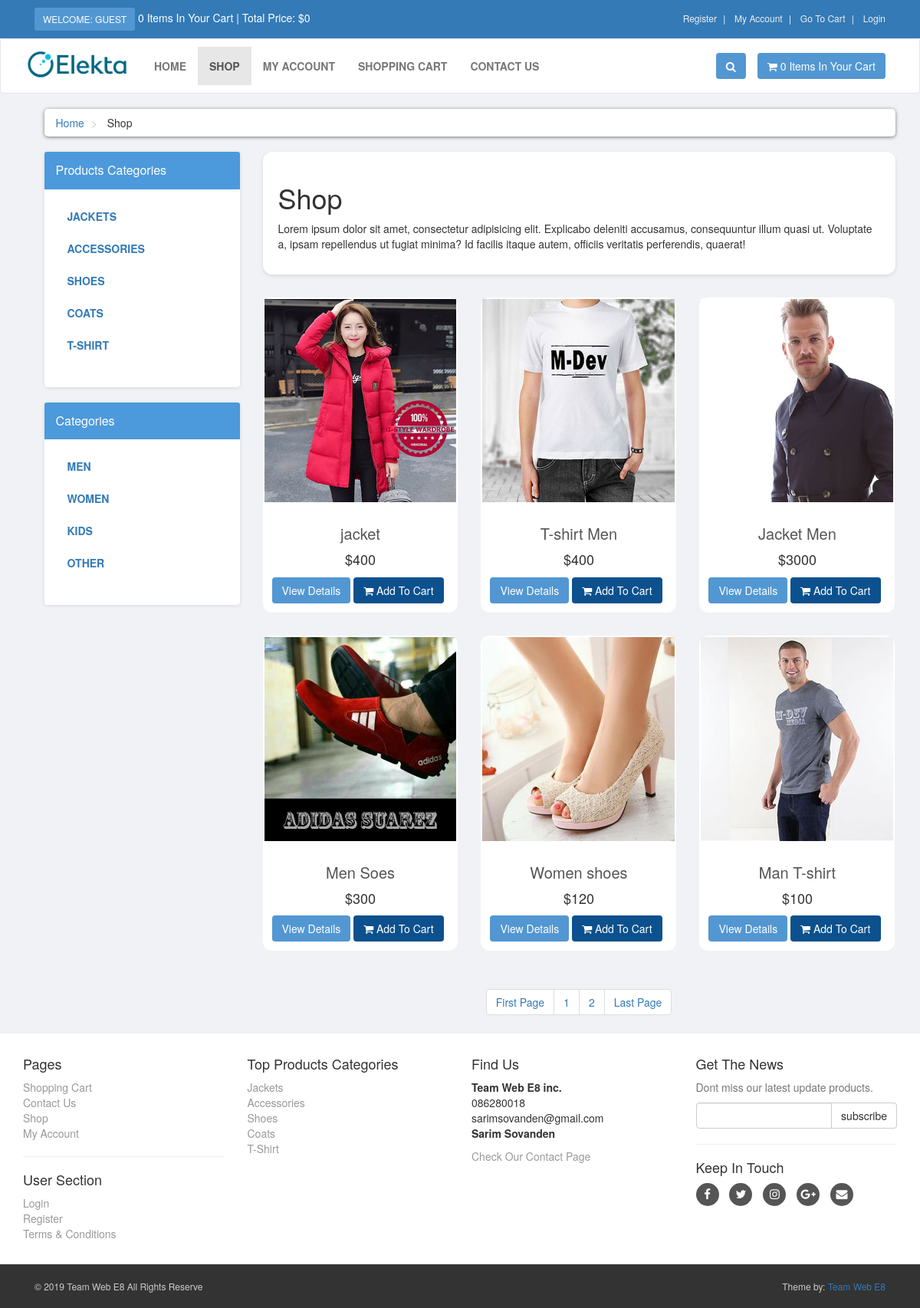
The page /shop.php on the database its author committed.
### tables this page shows
CREATE TABLE `product_categories` (
  `p_cat_id` int(10) NOT NULL,
  `p_cat_title` text NOT NULL,
  `p_cat_desc` text NOT NULL
);

CREATE TABLE `categories` (
  `cat_id` int(10) NOT NULL,
  `cat_title` text NOT NULL,
  `cat_desc` text NOT NULL
);

CREATE TABLE `products` (
  `product_id` int(10) NOT NULL,
  `p_cat_id` int(10) NOT NULL,
  `cat_id` int(10) NOT NULL,
  `date` timestamp NOT NULL DEFAULT current_timestamp() ON UPDATE current_timestamp(),
  `product_title` text NOT NULL,
  `product_img1` varchar(100) NOT NULL,
  `product_img2` varchar(100) NOT NULL,
  `product_img3` varchar(100) NOT NULL,
  `product_price` int(10) NOT NULL,
  `product_keywords` text NOT NULL,
  `product_desc` text NOT NULL
);

### shop.php (the view, shortened to what this page needs)
<?php
    include("includes/header.php");
?>
<div id="content">
    <div class="container">
        <div class="col-md-12">
            <ul class="breadcrumb">
                <li>
                    <a href="index.php">Home</a>
                </li>
                <li>
                    Shop
                </li>
            </ul>
        </div>
        <div class="col-md-3">
            <?php
    include("includes/sidebar.php");
    ?>
        </div>
        <div class="col-md-9">
            <?php
                if(!isset($_GET['p_cat'])){
                    if(!isset($_GET['cat'])){
                      echo "
                       <div class='box'>
                           <h1>Shop</h1>
                           <p>
                               Lorem ipsum dolor sit amet, consectetur adipisicing elit. Explicabo deleniti accusamus, consequuntur illum quasi ut. Voluptate a, ipsam repellendus ut fugiat minima? Id facilis itaque autem, officiis veritatis perferendis, quaerat!
                           </p>
                       </div>
                       ";
                    }
                   }
               ?>
            <div class="row">
                <?php
                        if(!isset($_GET['p_cat'])){
                         if(!isset($_GET['cat'])){
                            $per_page=6;
                            if(isset($_GET['page'])){
                                $page = $_GET['page'];
                            }else{
                                $page=1;
                            }
                            $start_from = ($page-1) * $per_page;
                            $get_products = "select * from products order by 1 DESC LIMIT $start_from,$per_page";
                            $run_products = mysqli_query($con,$get_products);
                            while($row_products=mysqli_fetch_array($run_products)){
                                $pro_id = $row_products['product_id'];
                                $pro_title = $row_products['product_title'];
                                $pro_price = $row_products['product_price'];
                                $pro_img1 = $row_products['product_img1'];
                                echo "
                                    <div class='col-md-4 col-sm-6 center-responsive'>
                                        <div class='product'>
                                            <a href='details.php?pro_id=$pro_id'>
                                                <img class='img-responsive img-zoom' src='admin_area/product_images/$pro_img1'>
                                            </a>
                                            <div class='text'>
                                                <h3>
                                                    <a href='details.php?pro_id=$pro_id'> $pro_title </a>
                                                </h3>
                                                <p class='price'>
                                                    $$pro_price
                                                </p>
                                                <p class='buttons'>
                                                    <a class='btn view-detail' href='details.php?pro_id=$pro_id'>
                                                        View Details
                                                    </a>
                                                    <a class='btn add-to-card' href='details.php?pro_id=$pro_id'>
                                                        <i class='fa fa-shopping-cart'></i> Add To Cart
                                                    </a>
                                                </p>
                                            </div>
                                        </div>
                                    </div>
                                ";
                        }
                   ?>
            </div>
            <center>
                <ul class="pagination">
                    <?php
                    $query = "select * from products";
                    $result = mysqli_query($con,$query);
                    $total_records = mysqli_num_rows($result);
                    $total_pages = ceil($total_records / $per_page);
                        echo "
                            <li>
                                <a href='shop.php?page=1'> ".'First Page'." </a>
                            </li>
                        ";
                        for($i=1; $i<=$total_pages; $i++){
                              echo "
                            <li>
                                <a href='shop.php?page=".$i."'> ".$i." </a>
                            </li>
                        ";
                        };
                        echo "
                            <li>
                                <a href='shop.php?page=$total_pages'> ".'Last Page'." </a>
                            </li>
                        ";
					    	}
						}
					 ?>
                </ul>
            </center>
        </div>
    </div>
</div>
<?php
    include("includes/footer.php");
    ?>
</body>
</html>

### functions/functions.php (shortened to what this page needs)
<?php
$db = mysqli_connect("localhost","root","","ecom_store");
function getRealIpUser(){
    switch(true){
            default : return $_SERVER['REMOTE_ADDR'];
    }
}
function getPCats(){
    global $db;
    $get_p_cats = "select * from product_categories";
    $run_p_cats = mysqli_query($db,$get_p_cats);
    while($row_p_cats=mysqli_fetch_array($run_p_cats)){
        $p_cat_id = $row_p_cats['p_cat_id'];
        $p_cat_title = $row_p_cats['p_cat_title'];
        echo "
            <li>
                <a href='shop.php?p_cat=$p_cat_id'> $p_cat_title </a>
            </li>
        ";
    }
}
function getCats(){
    global $db;
    $get_cats = "select * from categories";
    $run_cats = mysqli_query($db,$get_cats);
    while($row_cats=mysqli_fetch_array($run_cats)){
        $cat_id = $row_cats['cat_id'];
        $cat_title = $row_cats['cat_title'];
        echo "
            <li>
                <a href='shop.php?cat=$cat_id'> $cat_title </a>
            </li>
        ";
    }
}
function items(){
    global $db;
    $ip_add = getRealIpUser();
    $get_items = "select * from cart where ip_add='$ip_add'";
    $run_items = mysqli_query($db,$get_items);
    $count_items = mysqli_num_rows($run_items);
    echo $count_items;
}
function total_price(){
    $total = 0;
    echo "$" . $total;
}
?>

### includes/footer.php (shortened to what this page needs)
<div id="footer">
    <div class="container">
        <div class="row">
            <div class="col-sm-6 col-md-3">
                <h4>Pages</h4>
                <ul>
                    <li><a href="cart.php">Shopping Cart</a></li>
                    <li><a href="contact.php">Contact Us</a></li>
                    <li><a href="shop.php">Shop</a></li>
                    <li><a href="customer/my_account.php">My Account</a></li>
                </ul>
                <hr>
                <h4>User Section</h4>
                <ul>
                    <?php
                           if(!isset($_SESSION['customer_email'])){
                               echo"<a href='checkout.php'>Login</a>";
                           }else{
                              echo"<a href='customer/my_account.php?my_orders'>My Account</a>";
                           }
                           ?>
                    <li><a href="customer_register.php">Register</a></li>
                    <li><a href="terms.php">Terms & Conditions</a></li>
                </ul>
            </div>
            <div class="com-sm-6 col-md-3">
                <h4>Top Products Categories</h4>
                <ul>
                    <?php
                        $get_p_cats = "select * from product_categories";
                        $run_p_cats = mysqli_query($con,$get_p_cats);
                        while($row_p_cats=mysqli_fetch_array($run_p_cats)){
                            $p_cat_id = $row_p_cats['p_cat_id'];
                            $p_cat_title = $row_p_cats['p_cat_title'];
                            echo "
                                <li>
                                    <a href='shop.php?p_cat=$p_cat_id'>
                                        $p_cat_title
                                    </a>
                                </li>
                            ";
                        }
                    ?>
                </ul>
            </div>
            <div class="col-sm-6 col-md-3">
                <h4>Find Us</h4>
                <p>
                    <strong>Team Web E8 inc.</strong>
                    <br />086280018
                    <br />sarimsovanden@gmail.com
                    <br /><strong>Sarim Sovanden</strong>
                </p>
                <a href="contact.php">Check Our Contact Page</a>
            </div>
            <div class="col-sm-6 col-md-3">
                <h4>Get The News</h4>
                <p class="text-muted">
                    Dont miss our latest update products.
                </p>
                <form action="https://feedburner.google.com/fb/a/mailverify" method="post" target="popupwindow"
                    onsubmit="window.open('https://feedburner.google.com/fb/a/mailverify?uri=M-devMedia', 'popupwindow', 'scrollbars=yes,width=550,height=520');return true"
                    method="post">
                    <div class="input-group">
                        <input type="text" class="form-control" name="email">
                        <span class="input-group-btn">
                            <input type="submit" value="subscribe" class="btn btn-default">
                        </span>
                    </div>
                </form>
                <hr>
                <h4>Keep In Touch</h4>
                <p class="social">
                    <a href="#" class="fa fa-facebook"></a>
                    <a href="#" class="fa fa-twitter"></a>
                    <a href="#" class="fa fa-instagram"></a>
                    <a href="#" class="fa fa-google-plus"></a>
                    <a href="#" class="fa fa-envelope"></a>
                </p>
            </div>
        </div>
    </div>
</div>
<div id="copyright">
    <div class="container">
        <div class="col-md-6">
            <p class="pull-left">&copy; 2019 Team Web E8 All Rights Reserve</p>
        </div>
        <div class="col-md-6">
            <p class="pull-right">Theme by: <a href="#">Team Web E8</a></p>
        </div>
    </div>
</div>

### styles/style.css (style rules this page uses)
body { font-size: 14px; line-height: 1.42857143; color: #333333; background-color: #f0f2f5; overflow-x: hidden; }
.box { background: #ffffff; margin: 0 0 30px; box-sizing: border-box; padding: 20px; box-shadow: 0px 2px 5px rgba(0, 0, 0, 0.1); border-radius: 12px; }
#content { padding-left: 25px; }
#content .product { background: #fff; border-radius: 12px; border: solid 1px #e6e6e6; margin-bottom: 30px; box-sizing: border-box; border: 2px solid transparent; }
#content .product .text { padding: 10px 10px 0px; }
#content .product .text p.price { font-size: 18px; text-align: center; font-weight: 400; }
#content .product .text h3 { text-align: center; font-size: 20px; }
#content .product .text h3 a { color: rgb(85, 85, 85); }
.breadcrumb { padding: 8px 15px; margin-bottom: 20px; background: #ffffff; border-radius: 5px; box-shadow: 0px 1px 5px rgba(0, 0, 0, 0.5); }
.breadcrumb > li + li:before { content: ">\00a0"; color: #cccccc; }
#content .panel.sidebar-menu ul.nav.category-menu li a { text-transform: uppercase; font-weight: 600; }
#footer { background-color: #fff; padding: 20px 0; }
#footer a { color: #999999; padding: 0; text-decoration: none; }
#footer ul { list-style: none; padding-left: 0px; }
#footer .social { text-align: left; }
#footer .social a { margin: 0px 10px 0px 0px; display: inline-block; color: #ffffff; width: 30px; height: 30px; border-radius: 15px; line-height: 30px; font-size: 15px; text-align: center; vertical-align: bottom; background: #555555; text-decoration: none; }
#copyright { background: #333333; color: #cccccc; padding: 20px 0px; font-size: 12px; }
#copyright p { margin: 0px; }
.add-to-card { background-color: #0c518d; color: white; }
.view-detail { background-color: #5297d2; color: white; }

### rows shown on the page
product_categories: p_cat_title "JACKETS", p_cat_title "Jackets"
product_categories: p_cat_title "ACCESSORIES", p_cat_title "Accessories"
product_categories: p_cat_title "SHOES", p_cat_title "Shoes"
product_categories: p_cat_title "COATS", p_cat_title "Coats"
product_categories: p_cat_title "T-SHIRT", p_cat_title "T-Shirt"
categories: cat_title "MEN"
categories: cat_title "WOMEN"
categories: cat_title "KIDS"
categories: cat_title "OTHER"
products: product_img1 (picture), product_title "jacket", product_price "400"
products: product_img1 (picture), product_title "T-shirt Men", product_price "400"
products: product_img1 (picture), product_title "Jacket Men", product_price "3000"
products: product_img1 (picture), product_title "Men Soes", product_price "300"
products: product_img1 (picture), product_title "Women shoes", product_price "120"
products: product_img1 (picture), product_title "Man T-shirt", product_price "100"

### other values the page prints
$count_items "0 0"
$total "0"
